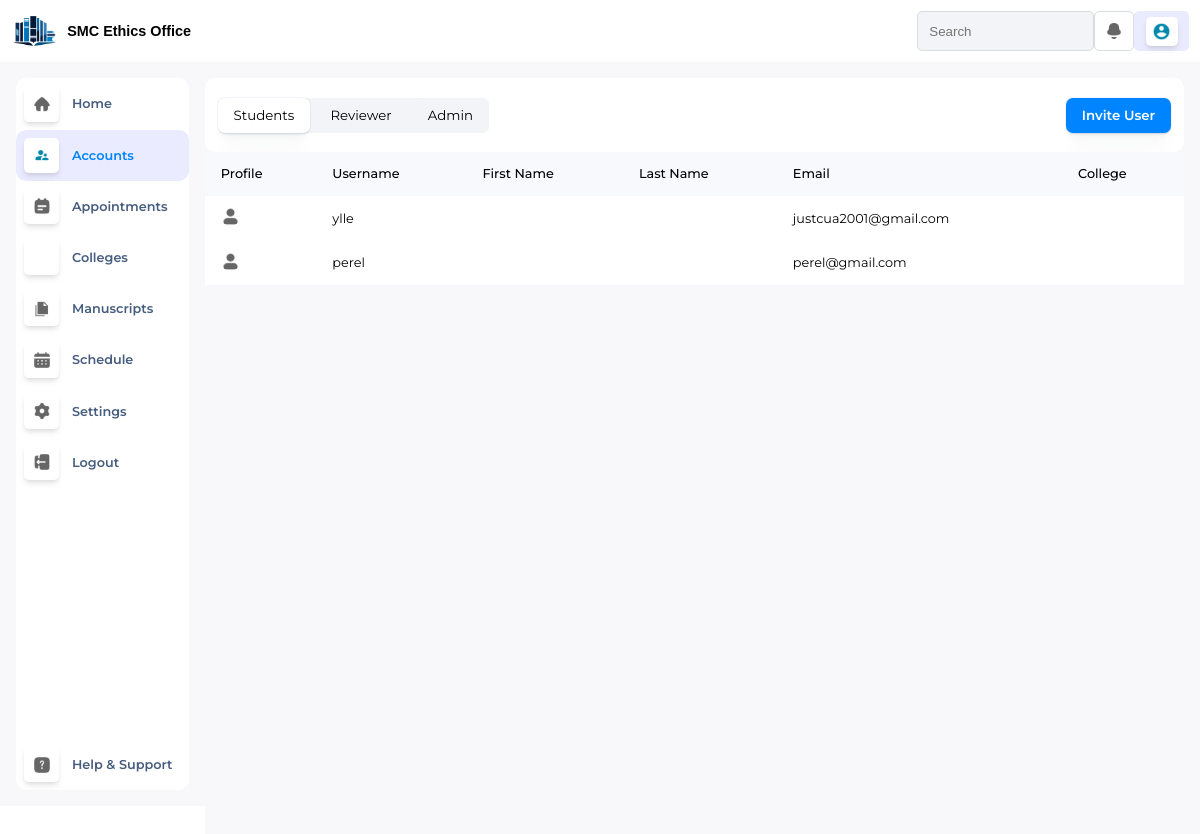
/adminAccounts/, run on an earlier commit of the app's database.
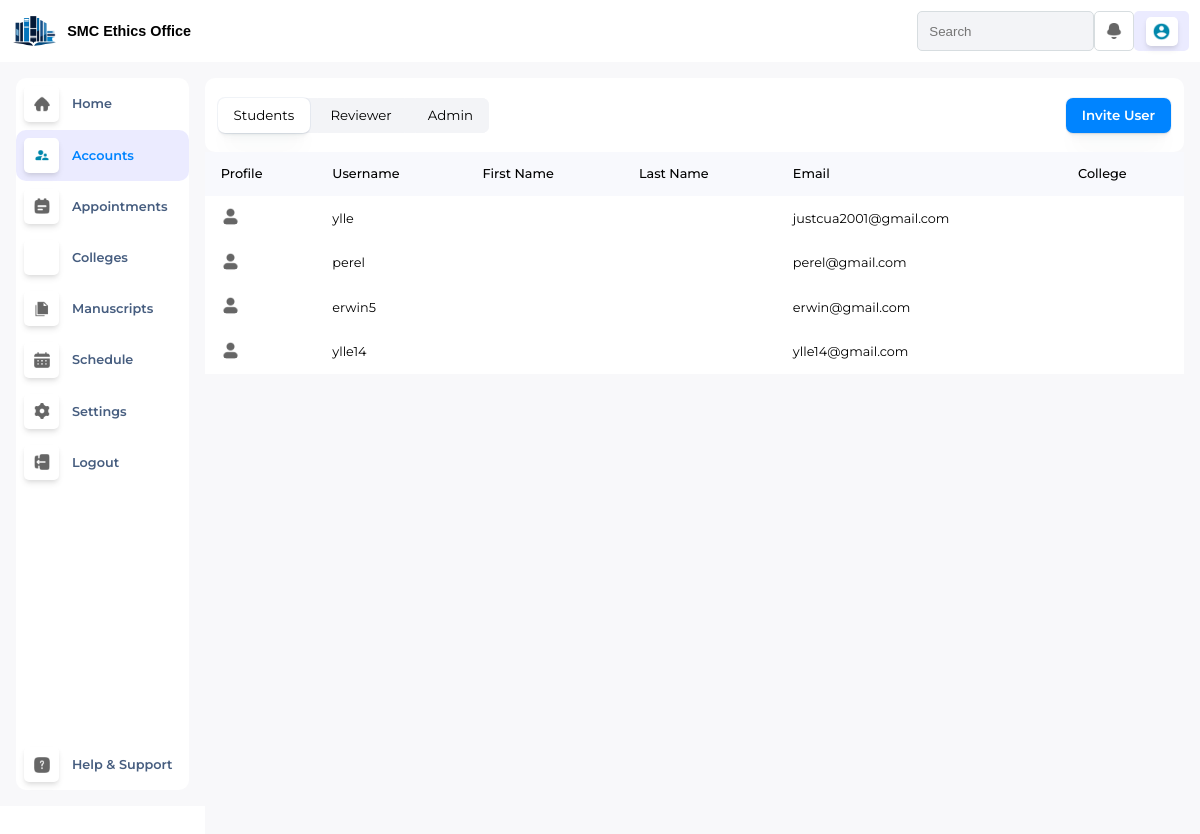
And on a later commit of the database.
### EthicsApp/views/models.py (models this page shows, shortened)
class Student(models.Model):
    auth_user = models.ForeignKey(settings.AUTH_USER_MODEL, null=True, on_delete=models.CASCADE)
    smc_student_no = models.CharField(max_length =255)
    mobile_number = models.CharField(max_length =255)
    receipt_no = models.CharField(max_length =255)

### EthicsApp/views/adminDashboard.py (the view)
# urls.py: re_path(r'^adminAccounts/$', views.adminAccounts, name='adminAccounts'),
def adminAccounts(request):
    profile_picture = request.session.get('profile_picture', None)
    account_type = request.session.get('account_type', None)
    students = Student.objects.filter(
        auth_user__isnull=False,
        auth_user__is_superuser=False
    ).prefetch_related(
        Prefetch(
            'accounts_set',
            queryset=Accounts.objects.filter(account_typeid__Account_type='Student').select_related('college_id')
        )
    )
    reviewers = Reviewer.objects.filter(
        auth_user__isnull=False,
        auth_user__is_superuser=False
    ).prefetch_related(
        Prefetch(
            'accounts_set',
            queryset=Accounts.objects.filter(account_typeid__Account_type='Reviewer').select_related('college_id')
        )
    )
    admins = Reviewer.objects.filter(
        auth_user__isnull=False,
        auth_user__is_superuser=True
    ).prefetch_related(
        Prefetch(
            'accounts_set',
            queryset=Accounts.objects.filter(account_typeid__Account_type='Admin').select_related('college_id')
        )
    )
    accountType = Account_Type.objects.exclude(Account_type='Student')
    for student in students:
        student.google_picture = get_google_profile_picture(student.auth_user)
    for reviewer in reviewers:
        reviewer.google_picture = get_google_profile_picture(reviewer.auth_user)
    for admin in admins:
        admin.google_picture = get_google_profile_picture(admin.auth_user)
    context = {
        'profile_picture': profile_picture,
        'account_type': account_type,
        'students': students,
        'reviewers': reviewers,
        'admins': admins,
        'accountTypes': accountType,
    }
    return render(request, 'admin/adminAccounts.html', context)

### EthicsApp/views/adminDashboard.py (called while the page is built)
def get_google_profile_picture(user):
    social_account = user.socialaccount_set.filter(provider='google').first()
    if social_account:
        return social_account.extra_data.get('picture')
    return None

### EthicsApp/views/models.py (called while the page is built)
    def __str__(self):
        return f"{self.Account_type}"

### EthicsApp/templates/admin/adminAccounts.html (shortened to what this page needs)
{% extends "master.html" %}
{% load static %}
{% block css %}
<link rel="stylesheet" href="{% static './css/adminDashboard.css' %}">
<link rel="stylesheet" href="{% static './css/adminAccount.css' %}">
<link rel="stylesheet" href="https://cdnjs.cloudflare.com/ajax/libs/font-awesome/6.6.0/css/all.min.css"
 />
{% endblock %}
{% block content %}
<div class="MainContainer">
    {% include './adminTopNav.html' %}
    <div class="MC-Bottom">
        {% include './adminNav.html' %}
        <div id="Accounts-Content">
            <div class="AC-Top">
              <div class="ACT-Left">
                    <button id="Students-Accounts">Students</button>
                    <button id="Reviewer-Accounts">Reviewer</button>
                    <button id="Admin-Accounts">Admin</button>
                </div>
                <div class="ACT-Right">
                    <button id="InviteAcc-btn">Invite User</button>
                </div>
              </div>
             <div id="StudentAcc-Area">
                <table>
                  <tr>
                    <th>Profile</th>
                    <th>Username</th>
                    <th>First Name</th>
                    <th>Last Name</th>
                    <th>Email</th>
                    <th>College</th>
                  </tr>
                  {% for student in students %}
                  <tr>
                    <td>
                        {% if student.google_picture %}
                            <img class="studentProfilePic" src="{{ student.google_picture }}" />
                        {% else %}
                            <img class="studentProfilePic2" src="../../static/images/User-2-Fill--Streamline-Mingcute-Fill.png" alt="../../static/images/User-2-Fill--Streamline-Mingcute-Fill.png" />
                        {% endif %}
                    </td>
                    <td>{{ student.auth_user.username }}</td>
                    <td>{{ student.auth_user.firstname }}</td>
                    <td>{{ student.auth_user.lastname }}</td>
                    <td>{{ student.auth_user.email }}</td>
                    <td>
                    </td>
                  </tr>
                  {% endfor %}
                </table>
              </div>
        </div>
    </div>
</div>
{% endblock %}

### EthicsApp/templates/master.html (shortened to what this page needs)
{% load static %}
<!DOCTYPE html>
<html lang="en">
<head>
  <link rel="stylesheet" href="{% static 'css/master.css' %}">
    {% block css %}{% endblock %}
</head>
<body>
    {% block content %}
    {% endblock %}
</body>
</html>

### EthicsApp/templates/admin/adminTopNav.html (shortened to what this page needs)
<div class="MC-Top">
    <div class="MCT-Left">
        <img src="../../static/images/smethicslogo.png" alt="">
        <h3>SMC Ethics Office</h3>
    </div>
    <div class="MCT-Middle">
    </div>
    <div class="MCT-Right">
        <input type="" name="" id="HomeSearch" placeholder="Search">
        <div class="NotifAdmin">
            <img src="../../static/images/Bell-Notification--Streamline-Flex.png" alt="">
        </div>
        <div class="ProfilePic">
            {% if profile_picture %}
                <img src="{{ profile_picture }}" alt="Profile Picture">
            {% else %}
              <div class="PPProf">
                <img src="../../static/images/Account-Circle-Fill--Streamline-Remix-Fill.png" alt="Default Profile">
              </div>
            {% endif %}
      </div>
    </div>
</div>

### EthicsApp/templates/admin/adminNav.html
<nav>
  <div class="nav-content">
    <ul>
      <a href="{% url 'adminDashboard' %}">
        <li class="{% if request.path == '/adminDashboard/' %}active{% endif %}">
          <div class="NavContainer">
            <img src="../../static/images/Home-2--Streamline-Flex.png" alt="">
          </div>
          <p>Home</p>
        </li>
      </a>
      <a href="{% url 'adminAccounts' %}">
        <li class="{% if request.path == '/adminAccounts/' %}active{% endif %}">
          <div class="NavContainer">
            <img src="../../static/images/Supervisor-Account-Fill--Streamline-Rounded-Fill---Material-Symbols.png" alt="">
          </div>
          <p>Accounts</p>
        </li>
      </a>
      <a href="{% url 'adminAppointments' %}">
        <li class="{% if request.path == '/adminAppointments/' %}active{% endif %}">
          <div class="NavContainer">
            <img src="../../static/images/Calendar-Note--Streamline-Plump (1).png" alt="">
          </div>
          <p>Appointments</p>
        </li>
      </a>
      <a href="{% url 'adminColleges' %}">
        <li class="{% if request.path == '/adminColleges/' %}active{% endif %}">
          <div class="NavContainer">
            <img src="../../static/images/Graduation-Cap--Streamline-Sharp.png" alt="">
          </div>
          <p>Colleges</p>
        </li>
      </a>
      <a href="{% url 'adminManuscripts' %}">
        <li class="{% if request.path == '/adminManuscripts/' %}active{% endif %}">
          <div class="NavContainer">
            <img src="../../static/images/File-Copy-Fill--Streamline-Sharp-Fill---Material-Symbols.png" alt="">
          </div>
          <p>Manuscripts</p>
        </li>
      </a>
      <a href="{% url 'adminSchedule' %}">
        <li class="{% if request.path == '/adminSchedule/' %}active{% endif %}">
          <div class="NavContainer">
            <img src="../../static/images/Schedule--Streamline-Unicons.png" alt="">
          </div>
          <p>Schedule</p>
        </li>
      </a>
      <a href="{% url 'adminSettings' %}">
        <li class="{% if request.path == '/adminSettings/' %}active{% endif %}">
          <div class="NavContainer">
            <img src="../../static/images/Cog-Setting--Streamline-Micro.png" alt="">
          </div>
          <p>Settings</p>
        </li>
      </a>
      <a href="{% url 'logout' %}">
        <li>
          <div class="NavContainer">
            <img src="../../static/images/Logout-3--Streamline-Solar.png" alt="">
          </div>
          <p>Logout</p>
        </li>
      </a>
    </ul>
    <ul>
      <a href="{% url 'adminHelpSupport' %}">
        <li class="{% if request.path == '/adminHelpSupport/' %}active{% endif %}">
          <div class="NavContainer">
            <img src="../../static/images/Question-Square--Streamline-Solar.png" alt="">
          </div>
          <p>Help & Support</p>
        </li>
      </a>
    </ul>
  </div>
</nav>

### EthicsApp/static/css/master.css (style rules this page uses)
body { visibility: hidden; opacity: 0; transition: opacity 0.3s ease-in-out; }

### EthicsApp/static/css/adminDashboard.css (style rules this page uses)
* { margin: 0; padding: 0; }
body { overflow-y: hidden; font-family: "Montserrat", sans-serif; height: 90vh; background-color: var(--login-container); }
[data-theme="light"] { --bg-color: #f8f9ff; --text-color: #373131; --login-container: #ffffff; --border: #DCDCDE; --button-color: #0084ff; --button-hover: #0179e8; --container-border: #d7dde0; --h3-Top: #07192a; --input-bg: #f3f4f7; --icon-filter: brightness(0.5) invert(0.4); --nav-bg-icon: #f3f4f7; --nav-p: #465d7f; --nav-hover: #ebebff; --nav-p-hovered: black; --calendarView-btn-color: #f3f4f7; --modal-container: #ffffff; }
.MainContainer { width: 100%; height: 100%; background-color: var(--login-container); }
.MC-Top { height: 2.5rem; display: flex; justify-content: space-between; padding: 0.7rem; box-shadow: rgba(0, 0, 0, 0.16) 0px 1px 4px; }
.MC-Bottom { display: flex; height: 93vh; }
.MCT-Left { width: 20%; display: flex; align-items: center; }
.MCT-Middle { width: 80%; display: flex; align-items: center; }
.MCT-Right { width: 30%; display: flex; justify-content: space-between; }
.MCT-Left img { width: 2.9rem; height: 2.9rem; margin-right: 0.6rem; }
.MCT-Left h3 { font-size: 0.9rem; font-family: Arial; }
.MCT-Right input { background-color: var(--input-bg); border: none; padding: 0.7rem; width: 57%; border: 1px solid var(--container-border); border-radius: 5px; }
.NotifAdmin { padding: 0.6rem 0.7rem; display: flex; justify-content: center; align-items: center; border-radius: 5px; border: 1px solid var(--container-border); }
.NotifAdmin img { filter: var(--icon-filter); width: 1rem; height: 1rem; }
nav { width: 15%; display: flex; flex-direction: column; background-color: #f8f8fa; padding: 1rem; }
.nav-content { display: flex; flex-direction: column; justify-content: space-between; height: 100%; background-color: var(--modal-container); border-radius: 10px; }
nav ul { list-style: none; padding: 0; margin: 0; }
nav ul li { display: flex; align-items: center; padding: 0.5rem; font-size: 0.8rem; }
.NavContainer { padding: 0.6rem; display: flex; justify-content: center; align-items: center; border-radius: 5px; margin-right: 0.8rem; box-shadow: rgba(0, 0, 0, 0.1) 0px 4px 6px -1px, rgba(0, 0, 0, 0.06) 0px 2px 4px -1px; }
nav ul li img { filter: var(--icon-filter); width: 1rem; height: 1rem; }
nav ul li p { font-weight: 560; color: var(--nav-p); }
.active { background-color: var(--nav-hover); color: var(--nav-active-color); border-radius: 10px; }
.active .NavContainer img { filter: invert(34%) sepia(88%) saturate(7471%) hue-rotate(180deg) brightness(1.1) contrast(1); }
.active .NavContainer { background-color: var(--modal-container); }
.active p { color: var(--button-color); }
nav ul a { text-decoration: none; }
table th { background-color: #f8f9fd; }
.ProfilePic { display: flex; justify-content: center; align-items: center; padding: 0.4rem 0.7rem; border-radius: 5px; background-color: var(--nav-hover); }
.ProfilePic img { width: 1.8rem; height: 1.8rem; border-radius: 50%; object-fit: cover; }
.PPProf { border-radius: 5px; padding: 0.3rem 0.4rem; background-color: var(--modal-container); display: flex; justify-content: center; align-items: center; box-shadow: rgba(0, 0, 0, 0.1) 0px 4px 6px -1px, rgba(0, 0, 0, 0.06) 0px 2px 4px -1px; }
.PPProf img { width: 1.2rem; height: 1.2rem; object-fit: cover; filter: invert(34%) sepia(88%) saturate(7471%) hue-rotate(180deg) brightness(1.1) contrast(1); }

What changed in the data, as far as the page shows it:
added Student: auth_user.username "erwin5", auth_user.email "erwin@gmail.com"
added Student: auth_user.username "ylle14", auth_user.email "ylle14@gmail.com"
